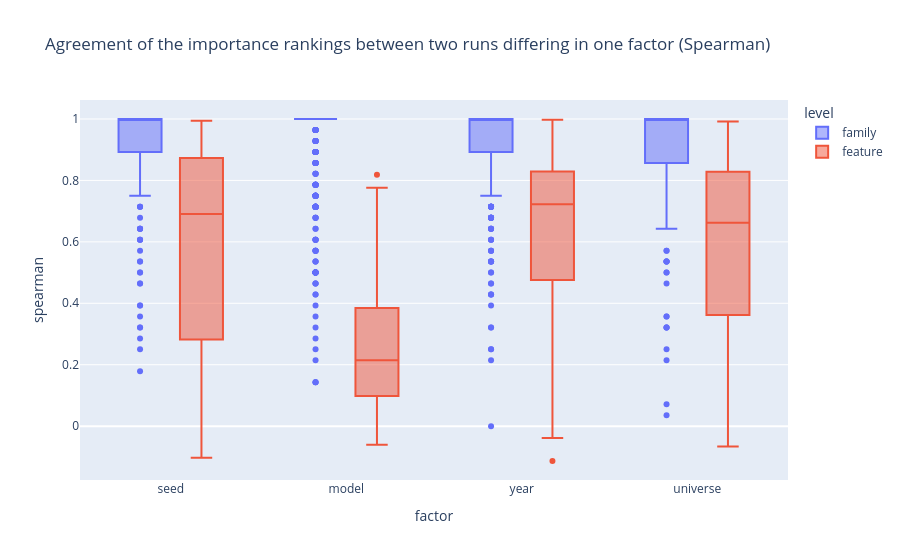

Notebook code cell kept with this figure:
### Markdown cell above
## 1. Agreement by factor

Every pair of runs that differ in one factor only. Families (all models; across groups on the shared families only) and features (within a feature group).

### Code cell
pairs = {"family": pair_agreement(family["pred"]), "feature": pair_agreement(feature["pred"])}
summary = pd.concat({level: p.groupby("factor")[["spearman", "kendall", "jaccard", "rbo"]].mean()
                     .assign(pairs=p.groupby("factor").size()) for level, p in pairs.items()})
display(summary)
both = pd.concat([p.assign(level=level) for level, p in pairs.items()])
px.box(both, x="factor", y="spearman", color="level", category_orders={"factor": ["seed", "model", "year", "universe"]},
       title="Agreement of the importance rankings between two runs differing in one factor (Spearman)").show()

### Figure 1 — Plotly figure (JSON) as saved in the notebook; plotly's stock layout.template omitted (floating-point values rounded to 4 significant figures; data arrays with more than 128 entries replaced by an {"elided": "..."} marker saying what was removed)
{"data": [{"alignmentgroup": "True", "hovertemplate": "level=family<br>factor=%{x}<br>spearman=%{y}<extra></extra>", "legendgroup": "family", "marker": {"color": "#636efa"}, "name": "family", "notched": false, "offsetgroup": "family", "orientation": "v", "showlegend": true, "type": "box", "x": {"elided": "1584 str values"}, "x0": " ", "xaxis": "x", "y": {"elided": "1584 float values"}, "y0": " ", "yaxis": "y"}, {"alignmentgroup": "True", "hovertemplate": "level=feature<br>factor=%{x}<br>spearman=%{y}<extra></extra>", "legendgroup": "feature", "marker": {"color": "#EF553B"}, "name": "feature", "notched": false, "offsetgroup": "feature", "orientation": "v", "showlegend": true, "type": "box", "x": {"elided": "1206 str values"}, "x0": " ", "xaxis": "x", "y": {"elided": "1206 float values"}, "y0": " ", "yaxis": "y"}], "layout": {"boxmode": "group", "legend": {"title": {"text": "level"}, "tracegroupgap": 0}, "title": {"text": "Agreement of the importance rankings between two runs differing in one factor (Spearman)"}, "xaxis": {"anchor": "y", "categoryarray": ["seed", "model", "year", "universe"], "categoryorder": "array", "domain": [0.0, 1.0], "title": {"text": "factor"}}, "yaxis": {"anchor": "x", "domain": [0.0, 1.0], "title": {"text": "spearman"}}}}
